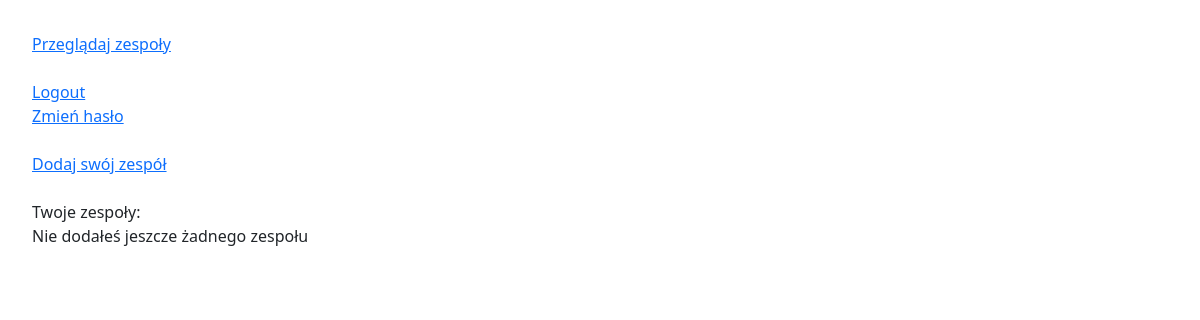
The page /dashboard/ (signed in) on the database as committed earlier.
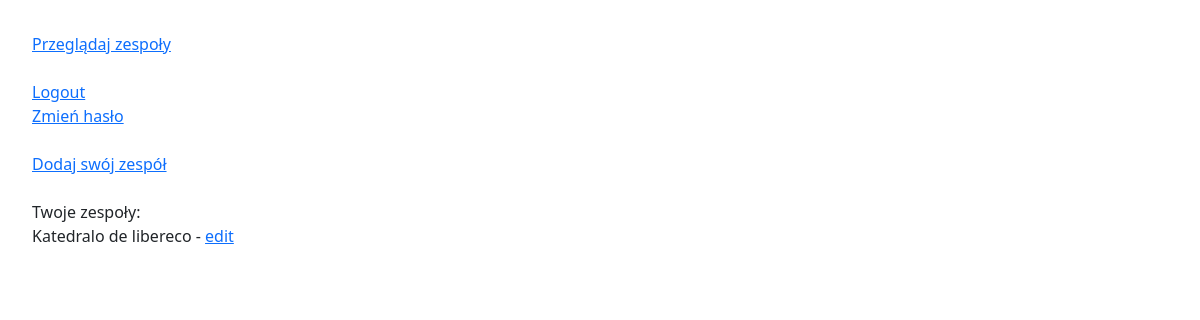
The same page on the database as committed later.
### garage_online/models.py (models this page shows, shortened)
class Band(models.Model):
    name = models.CharField(max_length=100, null=False, blank=False)
    short_desc = models.TextField(max_length=150, null=False, blank=False)
    long_desc = models.TextField(null=False, blank=False)
    genre = models.PositiveSmallIntegerField(choices=choices.get_genres(), default=0)
    image = models.ImageField(upload_to='bands_photos', null=False, blank=False)
    country = models.CharField(max_length=2, choices=choices.get_countries(), default='PL')
    city = models.CharField(max_length=50, null=False, blank=False)
    is_active = models.BooleanField(default=True)
    tags = models.CharField(max_length=100, null=True, blank=True)
    add_2db_date = models.DateField(auto_now_add=True)
    user = models.ManyToManyField(User, related_name='bands')

### garage_online/views.py (the view)
# urls.py: path('dashboard/', views.dashboard, name='dashboard'),
def dashboard(request):
    bands = Band.objects.filter(user=request.user) if request.user.is_authenticated else None
    return render(request, 'garage_online/dashboard.html', {'bands': bands})

### garage_online/templates/garage_online/dashboard.html (shortened to what this page needs)
{% extends 'base.html' %}
{% block body %}
    <a href="{% url 'all_bands' %}">Przeglądaj zespoły</a><br>
    <br>
    <a href="{% url 'logout' %}">Logout</a><br>
    <a href="{% url 'password_change' %}">Zmień hasło</a><br>
    <br>
    <a href="{% url 'new_band' %}">Dodaj swój zespół</a><br>
    <br>
    Twoje zespoły:<br>
    {% if bands|length == 0 %}
        Nie dodałeś jeszcze żadnego zespołu
    {% else %}
        {% for band in bands %}
            {{ band.name }} - <a href="{% url 'edit_band' band.name %}">edit</a> <br>
        {% endfor %}
    {% endif %}
{% endblock %}

Rows that differ between the two databases and show on the page:
added Band: name "Katedralo de libereco"
Other text that changed with them:
text no longer shown: "Nie dodałeś jeszcze żadnego zespołu"
